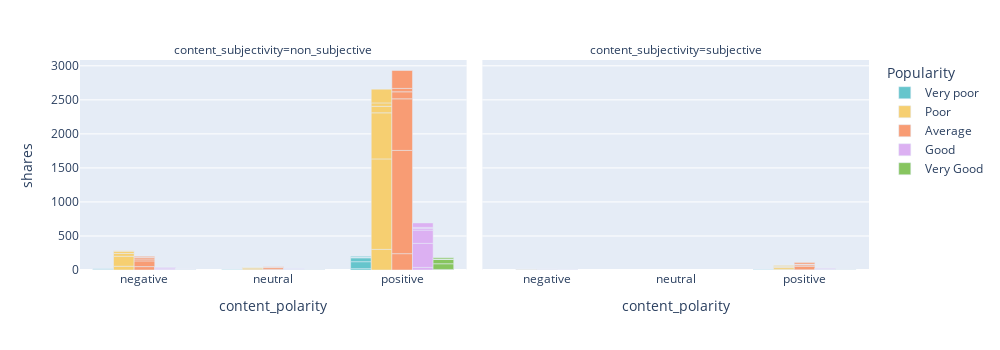

The code cell stored with this chart in its notebook:
### Markdown cell above
Most of the titles of articles published at Mashable are **non_subjective** and either they are neutral or positive. 

- For non_subjective titles, readers seem to prefer the neutral and positive ones.
- However, for subject titles, readers promoted the "negative" and "positive"

### Code cell
fig = px.bar(df_lan_plot, y="shares", color="Popularity", barmode="group",
             x ="content_polarity", facet_col="content_subjectivity",
             color_discrete_sequence = px.colors.qualitative.Pastel,
             height = 350, width = 1000,
             category_orders={"Popularity": ["Very poor", "Poor", "Average", "Good", "Very Good"],
                              })

fig.show()

### Figure 1 — Plotly figure (JSON) as saved in the notebook; plotly's stock layout.template omitted (floating-point values rounded to 4 significant figures)
{"data": [{"alignmentgroup": "True", "hovertemplate": "Popularity=Very poor<br>content_subjectivity=non_subjective<br>content_polarity=%{x}<br>shares=%{y}<extra></extra>", "legendgroup": "Very poor", "marker": {"color": "rgb(102, 197, 204)"}, "name": "Very poor", "offsetgroup": "Very poor", "orientation": "v", "showlegend": true, "textposition": "auto", "type": "bar", "x": ["negative", "negative", "negative", "negative", "negative", "neutral", "neutral", "positive", "positive", "positive", "positive", "positive", "positive"], "xaxis": "x", "y": [6, 10, 2, 2, 1, 1, 1, 20, 102, 57, 8, 3, 12], "yaxis": "y"}, {"alignmentgroup": "True", "hovertemplate": "Popularity=Very poor<br>content_subjectivity=subjective<br>content_polarity=%{x}<br>shares=%{y}<extra></extra>", "legendgroup": "Very poor", "marker": {"color": "rgb(102, 197, 204)"}, "name": "Very poor", "offsetgroup": "Very poor", "orientation": "v", "showlegend": false, "textposition": "auto", "type": "bar", "x": ["positive", "positive"], "xaxis": "x2", "y": [1, 2], "yaxis": "y2"}, {"alignmentgroup": "True", "hovertemplate": "Popularity=Poor<br>content_subjectivity=non_subjective<br>content_polarity=%{x}<br>shares=%{y}<extra></extra>", "legendgroup": "Poor", "marker": {"color": "rgb(246, 207, 113)"}, "name": "Poor", "offsetgroup": "Poor", "orientation": "v", "showlegend": true, "textposition": "auto", "type": "bar", "x": ["negative", "negative", "negative", "negative", "negative", "negative", "neutral", "neutral", "neutral", "neutral", "neutral", "neutral", "positive", "positive", "positive", "positive", "positive", "positive"], "xaxis": "x", "y": [55, 147, 41, 35, 3, 6, 3, 15, 18, 4, 1, 2, 303, 1329, 677, 96, 50, 202], "yaxis": "y"}, {"alignmentgroup": "True", "hovertemplate": "Popularity=Poor<br>content_subjectivity=subjective<br>content_polarity=%{x}<br>shares=%{y}<extra></extra>", "legendgroup": "Poor", "marker": {"color": "rgb(246, 207, 113)"}, "name": "Poor", "offsetgroup": "Poor", "orientation": "v", "showlegend": false, "textposition": "auto", "type": "bar", "x": ["negative", "negative", "negative", "negative", "negative", "positive", "positive", "positive", "positive", "positive", "positive"], "xaxis": "x2", "y": [2, 4, 1, 1, 2, 7, 27, 11, 5, 1, 16], "yaxis": "y2"}, {"alignmentgroup": "True", "hovertemplate": "Popularity=Average<br>content_subjectivity=non_subjective<br>content_polarity=%{x}<br>shares=%{y}<extra></extra>", "legendgroup": "Average", "marker": {"color": "rgb(248, 156, 116)"}, "name": "Average", "offsetgroup": "Average", "orientation": "v", "showlegend": true, "textposition": "auto", "type": "bar", "x": ["negative", "negative", "negative", "negative", "negative", "negative", "neutral", "neutral", "neutral", "neutral", "neutral", "positive", "positive", "positive", "positive", "positive", "positive"], "xaxis": "x", "y": [50, 84, 28, 25, 2, 12, 7, 27, 10, 3, 4, 240, 1517, 758, 103, 50, 263], "yaxis": "y"}, {"alignmentgroup": "True", "hovertemplate": "Popularity=Average<br>content_subjectivity=subjective<br>content_polarity=%{x}<br>shares=%{y}<extra></extra>", "legendgroup": "Average", "marker": {"color": "rgb(248, 156, 116)"}, "name": "Average", "offsetgroup": "Average", "orientation": "v", "showlegend": false, "textposition": "auto", "type": "bar", "x": ["negative", "negative", "negative", "negative", "positive", "positive", "positive", "positive", "positive", "positive"], "xaxis": "x2", "y": [2, 2, 4, 1, 3, 52, 20, 9, 3, 24], "yaxis": "y2"}, {"alignmentgroup": "True", "hovertemplate": "Popularity=Good<br>content_subjectivity=non_subjective<br>content_polarity=%{x}<br>shares=%{y}<extra></extra>", "legendgroup": "Good", "marker": {"color": "rgb(220, 176, 242)"}, "name": "Good", "offsetgroup": "Good", "orientation": "v", "showlegend": true, "textposition": "auto", "type": "bar", "x": ["negative", "negative", "negative", "negative", "negative", "neutral", "neutral", "neutral", "neutral", "neutral", "positive", "positive", "positive", "positive", "positive", "positive"], "xaxis": "x", "y": [10, 19, 5, 4, 5, 2, 8, 5, 1, 1, 38, 353, 195, 25, 15, 66], "yaxis": "y"}, {"alignmentgroup": "True", "hovertemplate": "Popularity=Good<br>content_subjectivity=subjective<br>content_polarity=%{x}<br>shares=%{y}<extra></extra>", "legendgroup": "Good", "marker": {"color": "rgb(220, 176, 242)"}, "name": "Good", "offsetgroup": "Good", "orientation": "v", "showlegend": false, "textposition": "auto", "type": "bar", "x": ["negative", "negative", "positive", "positive", "positive", "positive", "positive"], "xaxis": "x2", "y": [2, 1, 4, 10, 2, 1, 8], "yaxis": "y2"}, {"alignmentgroup": "True", "hovertemplate": "Popularity=Very Good<br>content_subjectivity=non_subjective<br>content_polarity=%{x}<br>shares=%{y}<extra></extra>", "legendgroup": "Very Good", "marker": {"color": "rgb(135, 197, 95)"}, "name": "Very Good", "offsetgroup": "Very Good", "orientation": "v", "showlegend": true, "textposition": "auto", "type": "bar", "x": ["negative", "negative", "negative", "negative", "neutral", "neutral", "neutral", "neutral", "positive", "positive", "positive", "positive", "positive", "positive"], "xaxis": "x", "y": [2, 4, 2, 1, 1, 2, 1, 1, 8, 84, 64, 3, 2, 18], "yaxis": "y"}, {"alignmentgroup": "True", "hovertemplate": "Popularity=Very Good<br>content_subjectivity=subjective<br>content_polarity=%{x}<br>shares=%{y}<extra></extra>", "legendgroup": "Very Good", "marker": {"color": "rgb(135, 197, 95)"}, "name": "Very Good", "offsetgroup": "Very Good", "orientation": "v", "showlegend": false, "textposition": "auto", "type": "bar", "x": ["positive", "positive", "positive"], "xaxis": "x2", "y": [2, 2, 1], "yaxis": "y2"}], "layout": {"annotations": [{"font": {}, "showarrow": false, "text": "content_subjectivity=non_subjective", "x": 0.245, "xanchor": "center", "xref": "paper", "y": 1, "yanchor": "bottom", "yref": "paper"}, {"font": {}, "showarrow": false, "text": "content_subjectivity=subjective", "x": 0.755, "xanchor": "center", "xref": "paper", "y": 1, "yanchor": "bottom", "yref": "paper"}], "barmode": "group", "height": 350, "legend": {"title": {"text": "Popularity"}, "tracegroupgap": 0}, "margin": {"t": 60}, "width": 1000, "xaxis": {"anchor": "y", "domain": [0, 0.49], "title": {"text": "content_polarity"}}, "xaxis2": {"anchor": "y2", "domain": [0.51, 1], "matches": "x", "title": {"text": "content_polarity"}}, "yaxis": {"anchor": "x", "domain": [0, 1], "title": {"text": "shares"}}, "yaxis2": {"anchor": "x2", "domain": [0, 1], "matches": "y", "showticklabels": false}}}
